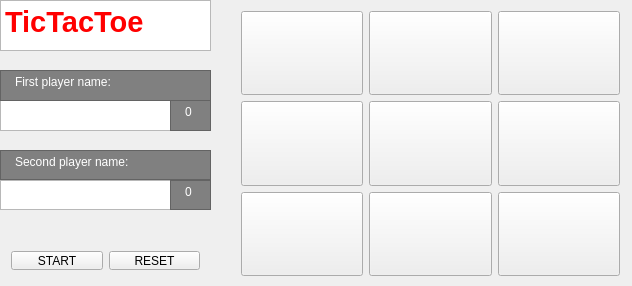
<?xml version="1.0" encoding="UTF-8"?>
<ui version="4.0">
 <class>TicTac</class>
 <widget class="QMainWindow" name="TicTac">
  <property name="geometry">
   <rect>
    <x>0</x>
    <y>0</y>
    <width>632</width>
    <height>286</height>
   </rect>
  </property>
  <property name="windowTitle">
   <string>TicTac</string>
  </property>
  <property name="styleSheet">
   <string notr="true">QmainWindow{
	background-color: white;
}</string>
  </property>
  <widget class="QWidget" name="centralWidget">
   <widget class="QWidget" name="gridLayoutWidget">
    <property name="geometry">
     <rect>
      <x>230</x>
      <y>0</y>
      <width>401</width>
      <height>287</height>
     </rect>
    </property>
    <layout class="QGridLayout" name="gridLayout">
     <item row="4" column="2">
      <widget class="QPushButton" name="pushButton_8">
       <property name="sizePolicy">
        <sizepolicy hsizetype="Minimum" vsizetype="Preferred">
         <horstretch>0</horstretch>
         <verstretch>0</verstretch>
        </sizepolicy>
       </property>
       <property name="mouseTracking">
        <bool>false</bool>
       </property>
       <property name="text">
        <string/>
       </property>
      </widget>
     </item>
     <item row="4" column="1">
      <widget class="QPushButton" name="pushButton_7">
       <property name="sizePolicy">
        <sizepolicy hsizetype="Minimum" vsizetype="Preferred">
         <horstretch>0</horstretch>
         <verstretch>0</verstretch>
        </sizepolicy>
       </property>
       <property name="text">
        <string/>
       </property>
      </widget>
     </item>
     <item row="1" column="2">
      <widget class="QPushButton" name="pushButton_2">
       <property name="sizePolicy">
        <sizepolicy hsizetype="Minimum" vsizetype="Preferred">
         <horstretch>0</horstretch>
         <verstretch>0</verstretch>
        </sizepolicy>
       </property>
       <property name="text">
        <string/>
       </property>
      </widget>
     </item>
     <item row="2" column="0">
      <widget class="QPushButton" name="pushButton_3">
       <property name="sizePolicy">
        <sizepolicy hsizetype="Minimum" vsizetype="Preferred">
         <horstretch>0</horstretch>
         <verstretch>0</verstretch>
        </sizepolicy>
       </property>
       <property name="text">
        <string/>
       </property>
      </widget>
     </item>
     <item row="1" column="0">
      <widget class="QPushButton" name="pushButton_0">
       <property name="sizePolicy">
        <sizepolicy hsizetype="Minimum" vsizetype="Preferred">
         <horstretch>0</horstretch>
         <verstretch>0</verstretch>
        </sizepolicy>
       </property>
       <property name="text">
        <string/>
       </property>
      </widget>
     </item>
     <item row="2" column="1">
      <widget class="QPushButton" name="pushButton_4">
       <property name="sizePolicy">
        <sizepolicy hsizetype="Minimum" vsizetype="Preferred">
         <horstretch>0</horstretch>
         <verstretch>0</verstretch>
        </sizepolicy>
       </property>
       <property name="text">
        <string/>
       </property>
      </widget>
     </item>
     <item row="2" column="2">
      <widget class="QPushButton" name="pushButton_5">
       <property name="sizePolicy">
        <sizepolicy hsizetype="Minimum" vsizetype="Preferred">
         <horstretch>0</horstretch>
         <verstretch>0</verstretch>
        </sizepolicy>
       </property>
       <property name="text">
        <string/>
       </property>
      </widget>
     </item>
     <item row="4" column="0">
      <widget class="QPushButton" name="pushButton_6">
       <property name="sizePolicy">
        <sizepolicy hsizetype="Minimum" vsizetype="Preferred">
         <horstretch>0</horstretch>
         <verstretch>0</verstretch>
        </sizepolicy>
       </property>
       <property name="text">
        <string/>
       </property>
      </widget>
     </item>
     <item row="1" column="1">
      <widget class="QPushButton" name="pushButton_1">
       <property name="sizePolicy">
        <sizepolicy hsizetype="Minimum" vsizetype="Preferred">
         <horstretch>0</horstretch>
         <verstretch>0</verstretch>
        </sizepolicy>
       </property>
       <property name="text">
        <string/>
       </property>
      </widget>
     </item>
    </layout>
   </widget>
   <widget class="QTextEdit" name="PlayerName1">
    <property name="geometry">
     <rect>
      <x>0</x>
      <y>100</y>
      <width>171</width>
      <height>31</height>
     </rect>
    </property>
   </widget>
   <widget class="QTextEdit" name="PlayerName2">
    <property name="geometry">
     <rect>
      <x>0</x>
      <y>180</y>
      <width>171</width>
      <height>30</height>
     </rect>
    </property>
   </widget>
   <widget class="QTextBrowser" name="textBrowser">
    <property name="geometry">
     <rect>
      <x>0</x>
      <y>0</y>
      <width>211</width>
      <height>51</height>
     </rect>
    </property>
    <property name="styleSheet">
     <string notr="true">QTextBrowser{
	color: red;
}</string>
    </property>
    <property name="html">
     <string>&lt;!DOCTYPE HTML PUBLIC &quot;-//W3C//DTD HTML 4.0//EN&quot; &quot;http://www.w3.org/TR/REC-html40/strict.dtd&quot;&gt;
&lt;html&gt;&lt;head&gt;&lt;meta name=&quot;qrichtext&quot; content=&quot;1&quot; /&gt;&lt;style type=&quot;text/css&quot;&gt;
p, li { white-space: pre-wrap; }
&lt;/style&gt;&lt;/head&gt;&lt;body style=&quot; font-family:'Ubuntu'; font-size:11pt; font-weight:400; font-style:normal;&quot;&gt;
&lt;p style=&quot; margin-top:0px; margin-bottom:0px; margin-left:0px; margin-right:0px; -qt-block-indent:0; text-indent:0px;&quot;&gt;&lt;span style=&quot; font-size:22pt; font-weight:600;&quot;&gt;TicTacToe&lt;/span&gt;&lt;/p&gt;&lt;/body&gt;&lt;/html&gt;</string>
    </property>
   </widget>
   <widget class="QPlainTextEdit" name="plainTextEdit">
    <property name="geometry">
     <rect>
      <x>0</x>
      <y>70</y>
      <width>211</width>
      <height>31</height>
     </rect>
    </property>
    <property name="styleSheet">
     <string notr="true">QPlainTextEdit{
	color: white;
	padding-left: 10px;
	background-color: gray;
}</string>
    </property>
    <property name="plainText">
     <string>First player name:</string>
    </property>
   </widget>
   <widget class="QPlainTextEdit" name="plainTextEdit_2">
    <property name="geometry">
     <rect>
      <x>0</x>
      <y>150</y>
      <width>211</width>
      <height>30</height>
     </rect>
    </property>
    <property name="styleSheet">
     <string notr="true">QPlainTextEdit{
	color: white;
	padding-left: 10px;
	background-color: gray;
}</string>
    </property>
    <property name="plainText">
     <string>Second player name:</string>
    </property>
   </widget>
   <widget class="QWidget" name="horizontalLayoutWidget">
    <property name="geometry">
     <rect>
      <x>0</x>
      <y>240</y>
      <width>211</width>
      <height>41</height>
     </rect>
    </property>
    <layout class="QHBoxLayout" name="horizontalLayout">
     <item>
      <widget class="QPushButton" name="StartButton">
       <property name="text">
        <string>START</string>
       </property>
      </widget>
     </item>
     <item>
      <widget class="QPushButton" name="ResetButton">
       <property name="text">
        <string>RESET</string>
       </property>
      </widget>
     </item>
    </layout>
   </widget>
   <widget class="QPlainTextEdit" name="PlayerScore1">
    <property name="geometry">
     <rect>
      <x>170</x>
      <y>100</y>
      <width>41</width>
      <height>31</height>
     </rect>
    </property>
    <property name="styleSheet">
     <string notr="true">QPlainTextEdit{
	color: white;
	padding-left: 10px;
	background-color: gray;
}</string>
    </property>
    <property name="plainText">
     <string>0</string>
    </property>
   </widget>
   <widget class="QPlainTextEdit" name="PlayerScore2">
    <property name="geometry">
     <rect>
      <x>170</x>
      <y>180</y>
      <width>41</width>
      <height>30</height>
     </rect>
    </property>
    <property name="styleSheet">
     <string notr="true">QPlainTextEdit{
	color: white;
	padding-left: 10px;
	background-color: gray;
}</string>
    </property>
    <property name="plainText">
     <string>0</string>
    </property>
   </widget>
  </widget>
 </widget>
 <layoutdefault spacing="6" margin="11"/>
 <resources/>
 <connections/>
</ui>
